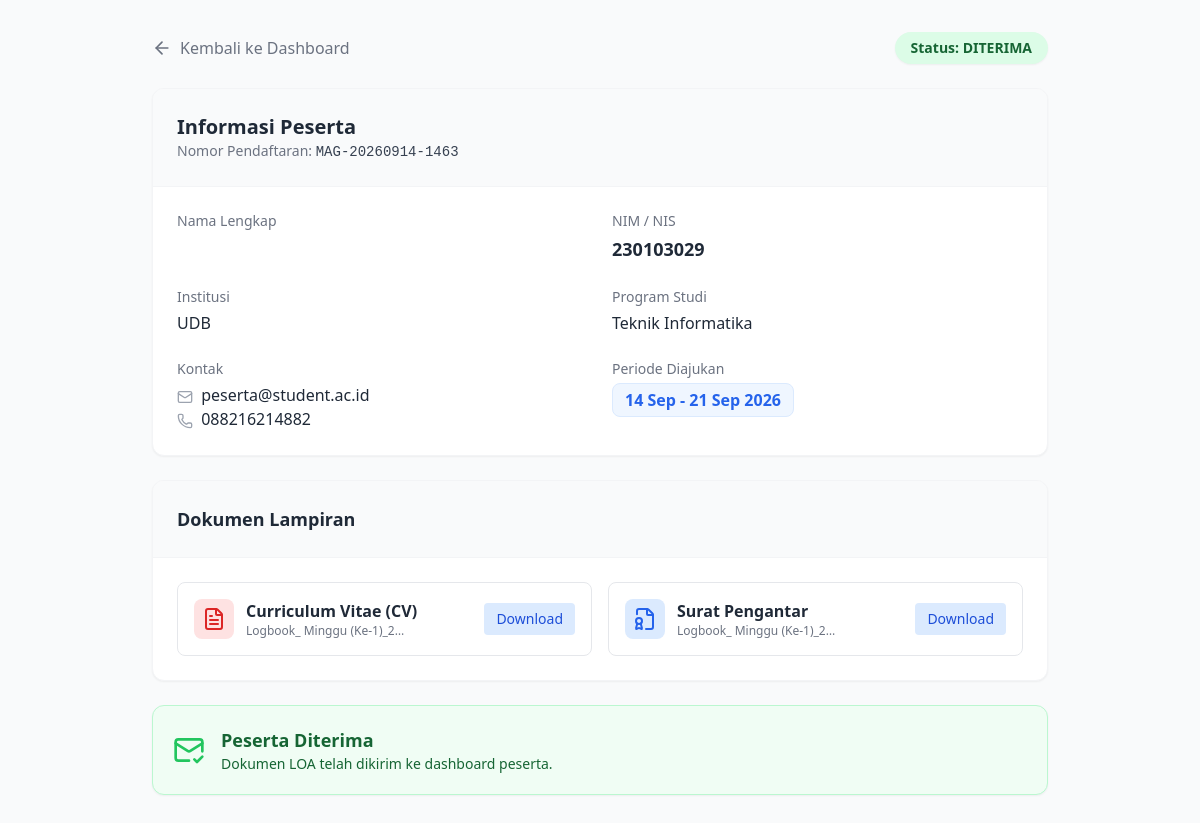
Page /admin/verifikasi.php?id=1 (signed in) on the committed database.
### tables this page shows
CREATE TABLE `pendaftaran` (
  `id` int(11) NOT NULL,
  `peserta_id` int(11) DEFAULT NULL,
  `nomor_pendaftaran` varchar(50) DEFAULT NULL,
  `tanggal_daftar` date DEFAULT NULL,
  `tanggal_mulai` date DEFAULT NULL,
  `tanggal_selesai` date DEFAULT NULL,
  `periode` varchar(50) DEFAULT NULL,
  `status` enum('menunggu','diterima','ditolak') DEFAULT 'menunggu',
  `alasan_penolakan` text DEFAULT NULL,
  `created_at` timestamp NOT NULL DEFAULT current_timestamp()
);

CREATE TABLE `peserta` (
  `id` int(11) NOT NULL,
  `user_id` int(11) DEFAULT NULL,
  `nim` varchar(50) DEFAULT NULL,
  `nama` varchar(100) DEFAULT NULL,
  `tempat_lahir` varchar(50) DEFAULT NULL,
  `tanggal_lahir` date DEFAULT NULL,
  `jenis_kelamin` enum('L','P') DEFAULT NULL,
  `alamat` text DEFAULT NULL,
  `no_hp` varchar(20) DEFAULT NULL,
  `institusi` varchar(100) DEFAULT NULL,
  `fakultas` varchar(100) DEFAULT NULL,
  `prodi` varchar(100) DEFAULT NULL,
  `semester` int(11) DEFAULT NULL
);

CREATE TABLE `users` (
  `id` int(11) NOT NULL,
  `name` varchar(100) DEFAULT NULL,
  `email` varchar(100) DEFAULT NULL,
  `password` varchar(255) DEFAULT NULL,
  `role` enum('admin','peserta','pembimbing') DEFAULT NULL,
  `created_at` timestamp NOT NULL DEFAULT current_timestamp(),
  `otp_code` varchar(6) DEFAULT NULL,
  `otp_expiry` datetime DEFAULT NULL
);

CREATE TABLE `dokumen` (
  `id` int(11) NOT NULL,
  `peserta_id` int(11) DEFAULT NULL,
  `pendaftaran_id` int(11) DEFAULT NULL,
  `jenis_dokumen` enum('CV','SURAT_PENGANTAR','LOA','DOKUMENTASI') DEFAULT NULL,
  `nama_file` varchar(255) DEFAULT NULL,
  `file_path` varchar(255) DEFAULT NULL,
  `uploaded_at` timestamp NOT NULL DEFAULT current_timestamp()
);

### admin/verifikasi.php (the view, shortened to what this page needs)
<?php
require_once '../config/database.php';
$id_pendaftaran = $_GET['id'];
$stmt = $pdo->prepare("
    SELECT p.*, pst.nama, pst.nim, pst.institusi, pst.prodi, pst.no_hp, u.email
    FROM pendaftaran p
    JOIN peserta pst ON p.peserta_id = pst.id
    JOIN users u ON pst.user_id = u.id
    WHERE p.id = ?
");
$stmt->execute([$id_pendaftaran]);
$data = $stmt->fetch();
$stmt_docs = $pdo->prepare("SELECT jenis_dokumen, file_path, nama_file FROM dokumen WHERE pendaftaran_id = ?");
$stmt_docs->execute([$id_pendaftaran]);
$dokumen = [];
while ($row = $stmt_docs->fetch()) {
    $dokumen[$row['jenis_dokumen']] = $row;
}
?>
<!DOCTYPE html>
<html lang="id">
<head>
    <script src="https://cdn.tailwindcss.com"></script>
</head>
<body class="bg-gray-50 p-8">
    <div class="max-w-4xl mx-auto">
        <div class="flex items-center justify-between mb-6">
            <a href="dashboard.php" class="text-gray-500 hover:text-blue-600 flex items-center gap-2 font-medium">
                <i data-lucide="arrow-left" class="w-5 h-5"></i> Kembali ke Dashboard
            </a>
            <span class="px-4 py-1.5 rounded-full text-sm font-bold shadow-sm
                <?= $data['status'] == 'menunggu' ? 'bg-yellow-100 text-yellow-800' : ($data['status'] == 'diterima' ? 'bg-green-100 text-green-800' : 'bg-red-100 text-red-800') ?>">
                Status: <?= strtoupper($data['status']) ?>
            </span>
        </div>
        <div class="bg-white rounded-xl shadow-sm border border-gray-100 overflow-hidden mb-6">
            <div class="p-6 border-b border-gray-100 bg-gray-50 flex justify-between items-center">
                <div>
                    <h2 class="text-xl font-bold text-gray-800">Informasi Peserta</h2>
                    <p class="text-sm text-gray-500">Nomor Pendaftaran: <span class="font-mono text-gray-700"><?= htmlspecialchars($data['nomor_pendaftaran']) ?></span></p>
                </div>
            </div>
            <div class="p-6 grid grid-cols-1 md:grid-cols-2 gap-6">
                <div>
                    <p class="text-sm text-gray-500 mb-1">Nama Lengkap</p>
                </div>
                <div>
                    <p class="text-sm text-gray-500 mb-1">NIM / NIS</p>
                    <p class="font-bold text-gray-800 text-lg"><?= htmlspecialchars($data['nim']) ?></p>
                </div>
                <div>
                    <p class="text-sm text-gray-500 mb-1">Institusi</p>
                    <p class="font-medium text-gray-800"><?= htmlspecialchars($data['institusi']) ?></p>
                </div>
                <div>
                    <p class="text-sm text-gray-500 mb-1">Program Studi</p>
                    <p class="font-medium text-gray-800"><?= htmlspecialchars($data['prodi']) ?></p>
                </div>
                <div>
                    <p class="text-sm text-gray-500 mb-1">Kontak</p>
                    <p class="text-gray-800"><i data-lucide="mail" class="w-4 h-4 inline text-gray-400 mr-1"></i> <?= htmlspecialchars($data['email']) ?></p>
                    <p class="text-gray-800"><i data-lucide="phone" class="w-4 h-4 inline text-gray-400 mr-1"></i> <?= htmlspecialchars($data['no_hp']) ?></p>
                </div>
                <div>
                    <p class="text-sm text-gray-500 mb-1">Periode Diajukan</p>
                    <p class="font-bold text-blue-600 bg-blue-50 inline-block px-3 py-1 rounded-lg border border-blue-100">
                        <?= date('d M', strtotime($data['tanggal_mulai'])) ?> - <?= date('d M Y', strtotime($data['tanggal_selesai'])) ?>
                    </p>
                </div>
            </div>
        </div>
        <div class="bg-white rounded-xl shadow-sm border border-gray-100 overflow-hidden mb-6">
            <div class="p-6 border-b border-gray-100 bg-gray-50">
                <h2 class="text-lg font-bold text-gray-800">Dokumen Lampiran</h2>
            </div>
            <div class="p-6 flex flex-col md:flex-row gap-4">
                <div class="flex-1 border rounded-lg p-4 flex items-center justify-between hover:bg-gray-50 transition">
                    <div class="flex items-center gap-3">
                        <div class="p-2 bg-red-100 text-red-600 rounded-lg"><i data-lucide="file-text" class="w-6 h-6"></i></div>
                        <div>
                            <p class="font-bold text-gray-800">Curriculum Vitae (CV)</p>
                            <p class="text-xs text-gray-500 truncate w-40"><?= htmlspecialchars($dokumen['CV']['nama_file'] ?? 'Tidak ada') ?></p>
                        </div>
                    </div>
                    <?php if (isset($dokumen['CV'])): ?>
                        <a href="<?= htmlspecialchars($dokumen['CV']['file_path']) ?>" target="_blank" class="px-3 py-1.5 text-sm bg-blue-100 text-blue-700 rounded hover:bg-blue-200 font-medium">Download</a>
                    <?php endif; ?>
                </div>
                <div class="flex-1 border rounded-lg p-4 flex items-center justify-between hover:bg-gray-50 transition">
                    <div class="flex items-center gap-3">
                        <div class="p-2 bg-blue-100 text-blue-600 rounded-lg"><i data-lucide="file-badge-2" class="w-6 h-6"></i></div>
                        <div>
                            <p class="font-bold text-gray-800">Surat Pengantar</p>
                            <p class="text-xs text-gray-500 truncate w-40"><?= htmlspecialchars($dokumen['SURAT_PENGANTAR']['nama_file'] ?? 'Tidak ada') ?></p>
                        </div>
                    </div>
                    <?php if (isset($dokumen['SURAT_PENGANTAR'])): ?>
                        <a href="<?= htmlspecialchars($dokumen['SURAT_PENGANTAR']['file_path']) ?>" target="_blank" class="px-3 py-1.5 text-sm bg-blue-100 text-blue-700 rounded hover:bg-blue-200 font-medium">Download</a>
                    <?php endif; ?>
                </div>
            </div>
        </div>
        <?php if ($data['status'] == 'menunggu'): ?>
        <div class="bg-white rounded-xl shadow-sm border border-gray-100 p-6 flex justify-end gap-4">
            <button onclick="bukaModalTolak()" class="px-6 py-2.5 bg-red-50 text-red-600 font-bold rounded-lg hover:bg-red-100 transition border border-red-200">
                <i data-lucide="x-circle" class="w-5 h-5 inline mr-1"></i> Tolak
            </button>
            <button onclick="bukaModalTerima()" class="px-6 py-2.5 bg-green-600 text-white font-bold rounded-lg hover:bg-green-700 transition shadow-lg shadow-green-600/30">
                <i data-lucide="check-circle-2" class="w-5 h-5 inline mr-1"></i> Terima & Upload LOA
            </button>
        </div>
        <?php elseif ($data['status'] == 'diterima'): ?>
        <div class="bg-green-50 border border-green-200 p-5 rounded-xl text-green-800 shadow-sm flex items-center justify-between">
            <div class="flex gap-4 items-center">
                <i data-lucide="mail-check" class="w-8 h-8 text-green-500 shrink-0"></i>
                <div>
                    <h3 class="font-bold text-lg">Peserta Diterima</h3>
                    <p class="text-sm">Dokumen LOA telah dikirim ke dashboard peserta.</p>
                </div>
            </div>
        </div>
        <?php endif; ?>
    </div>
</body>
</html>

### rows in the picture
pendaftaran: status "DITERIMA", nomor_pendaftaran "MAG-20260914-1463", peserta.nim "230103029", peserta.institusi "UDB", peserta.prodi "Teknik Informatika", users.email "peserta@student.ac.id", peserta.no_hp "088216214882", tanggal_mulai "14 Sep", tanggal_selesai "21 Sep 2026"
dokumen: nama_file "Logbook_ Minggu (Ke-1)_2…"
dokumen: nama_file "Logbook_ Minggu (Ke-1)_2…"
